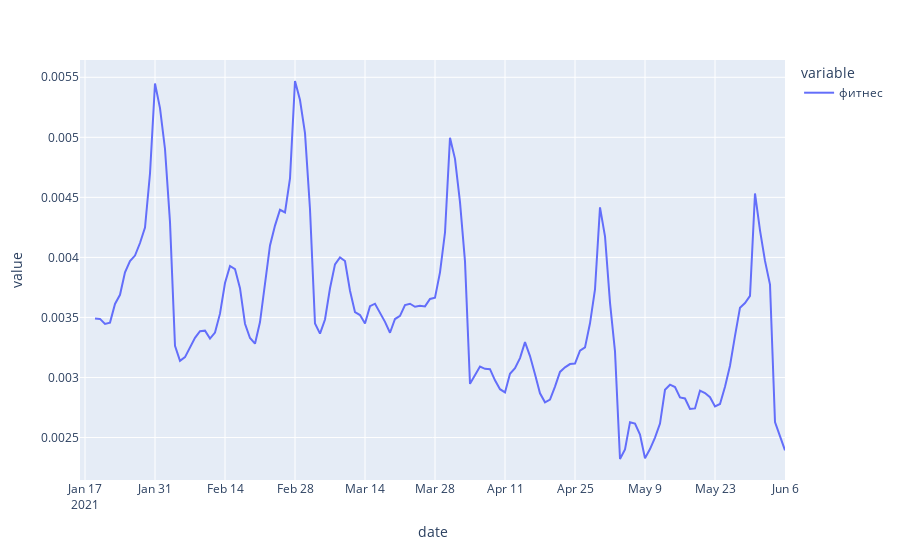

Notebook cell for this chart:
### Code cell
px.line(data_frame=fit_wastes.rolling(4).mean())

### Figure 1 — Plotly figure (JSON) as saved in the notebook; plotly's stock layout.template omitted (floating-point values rounded to 4 significant figures; data arrays with more than 128 entries replaced by an {"elided": "..."} marker saying what was removed)
{"data": [{"hovertemplate": "variable=фитнес<br>date=%{x}<br>value=%{y}<extra></extra>", "legendgroup": "фитнес", "line": {"color": "#636efa", "dash": "solid"}, "marker": {"symbol": "circle"}, "mode": "lines", "name": "фитнес", "orientation": "v", "showlegend": true, "type": "scatter", "x": {"elided": "142 str values"}, "xaxis": "x", "y": {"elided": "142 float values"}, "yaxis": "y"}], "layout": {"legend": {"title": {"text": "variable"}, "tracegroupgap": 0}, "margin": {"t": 60}, "xaxis": {"anchor": "y", "domain": [0, 1], "title": {"text": "date"}}, "yaxis": {"anchor": "x", "domain": [0, 1], "title": {"text": "value"}}}}
